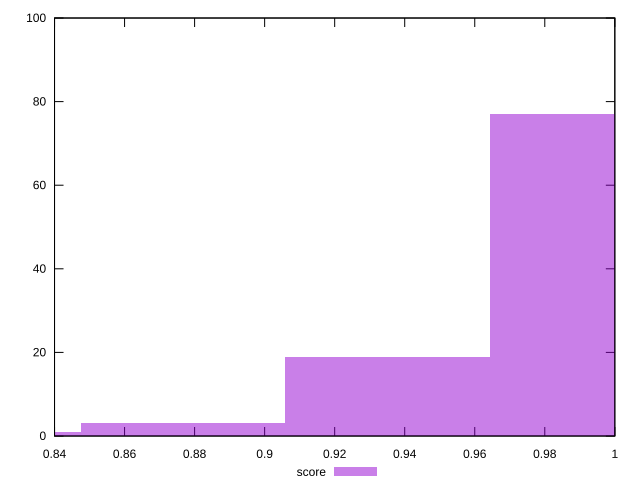

Here is the gnuplot script that generated this plot:
reset

$score <<EOF
0.9935635586978928 77
0.9351186434803697 19
0.8766737282628465 3
0.8182288130453235 1
EOF

set key outside below
set boxwidth 0.058444915217523104
set xrange [0.84:1]
set yrange [0:100]
set trange [0:100]
set style fill transparent solid 0.5 noborder
set terminal svg size 640, 490 enhanced background rgb 'white'
set output "report_00015_2021-02-09T16-11-33.973Z/bootup-time/samples/pages+cached+noadtech/score/histogram.svg"

plot $score title "score" with boxes

reset
